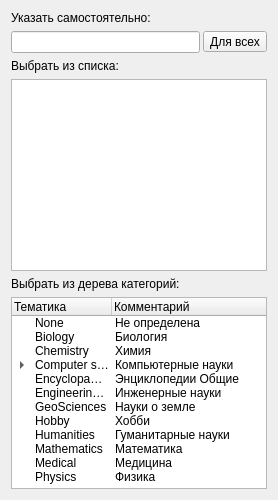
           <widget class="QWidget" name="tab_2">
            <attribute name="title">
             <string>Тематика</string>
            </attribute>
            <layout class="QVBoxLayout" name="verticalLayout_6">
             <item>
              <widget class="QLabel" name="label_27">
               <property name="text">
                <string>Указать самостоятельно:</string>
               </property>
              </widget>
             </item>
             <item>
              <widget class="QFrame" name="frame_9">
               <property name="frameShape">
                <enum>QFrame::NoFrame</enum>
               </property>
               <property name="frameShadow">
                <enum>QFrame::Raised</enum>
               </property>
               <layout class="QHBoxLayout" name="horizontalLayout_6">
                <property name="spacing">
                 <number>3</number>
                </property>
                <property name="margin">
                 <number>0</number>
                </property>
                <item>
                 <widget class="QLineEdit" name="lineEditCategory"/>
                </item>
                <item>
                 <widget class="QToolButton" name="toolButtonSetCategoryForAllBooks">
                  <property name="toolTip">
                   <string>Установить для всех книг</string>
                  </property>
                  <property name="text">
                   <string>Для всех</string>
                  </property>
                  <property name="icon">
                   <iconset>
                    <normaloff>:/icons/document-save-all.png</normaloff>:/icons/document-save-all.png</iconset>
                  </property>
                  <property name="iconSize">
                   <size>
                    <width>20</width>
                    <height>20</height>
                   </size>
                  </property>
                  <property name="toolButtonStyle">
                   <enum>Qt::ToolButtonIconOnly</enum>
                  </property>
                 </widget>
                </item>
               </layout>
              </widget>
             </item>
             <item>
              <widget class="QLabel" name="label_19">
               <property name="text">
                <string>Выбрать из списка:</string>
               </property>
              </widget>
             </item>
             <item>
              <widget class="QListWidget" name="listWidgetSubjects"/>
             </item>
             <item>
              <widget class="QLabel" name="label_26">
               <property name="text">
                <string>Выбрать из дерева категорий:</string>
               </property>
              </widget>
             </item>
             <item>
              <widget class="QTreeWidget" name="treeWidgetCategories">
               <column>
                <property name="text">
                 <string>Тематика</string>
                </property>
               </column>
               <column>
                <property name="text">
                 <string>Комментарий</string>
                </property>
               </column>
               <item>
                <property name="text">
                 <string>None</string>
                </property>
                <property name="text">
                 <string>Не определена</string>
                </property>
               </item>
               <item>
                <property name="text">
                 <string>Biology</string>
                </property>
                <property name="text">
                 <string>Биология</string>
                </property>
               </item>
               <item>
                <property name="text">
                 <string>Chemistry</string>
                </property>
                <property name="text">
                 <string>Химия</string>
                </property>
               </item>
               <item>
                <property name="text">
                 <string>Computer science</string>
                </property>
                <property name="text">
                 <string>Компьютерные науки</string>
                </property>
                <item>
                 <property name="text">
                  <string>Algorithms</string>
                 </property>
                 <property name="text">
                  <string>Алгоритмы</string>
                 </property>
                </item>
                <item>
                 <property name="text">
                  <string>Artificial Intelligence</string>
                 </property>
                 <property name="text">
                  <string>Искусственный интеллект</string>
                 </property>
                </item>
                <item>
                 <property name="text">
                  <string>Bioinformatics</string>
                 </property>
                 <property name="text">
                  <string>Биоинформатика</string>
                 </property>
                </item>
                <item>
                 <property name="text">
                  <string>Communications</string>
                 </property>
                 <property name="text">
                  <string>Связь</string>
                 </property>
                </item>
                <item>
                 <property name="text">
                  <string>Computability</string>
                 </property>
                 <property name="text">
                  <string>Вычислимость</string>
                 </property>
                </item>
                <item>
                 <property name="text">
                  <string>Computational geometry</string>
                 </property>
                 <property name="text">
                  <string>Вычислительная геометрия</string>
                 </property>
                </item>
                <item>
                 <property name="text">
                  <string>Computer algebra</string>
                 </property>
                 <property name="text">
                  <string>Компьютерная алгебра</string>
                 </property>
                </item>
                <item>
                 <property name="text">
                  <string>Cryptography</string>
                 </property>
                 <property name="text">
                  <string>Криптография</string>
                 </property>
                </item>
                <item>
                 <property name="text">
                  <string>Databases</string>
                 </property>
                 <property name="text">
                  <string>Базы данных</string>
                 </property>
                </item>
                <item>
                 <property name="text">
                  <string>Discrete Mathematics</string>
                 </property>
                 <property name="text">
                  <string>Дискретная математика</string>
                 </property>
                </item>
                <item>
                 <property name="text">
                  <string>Game Programming</string>
                 </property>
                 <property name="text">
                  <string>Разработка игр</string>
                 </property>
                </item>
               </item>
               <item>
                <property name="text">
                 <string>Encyclopaediae General</string>
                </property>
                <property name="text">
                 <string>Энциклопедии Общие</string>
                </property>
               </item>
               <item>
                <property name="text">
                 <string>Engineering Sciences</string>
                </property>
                <property name="text">
                 <string>Инженерные науки</string>
                </property>
               </item>
               <item>
                <property name="text">
                 <string>GeoSciences</string>
                </property>
                <property name="text">
                 <string>Науки о земле</string>
                </property>
               </item>
               <item>
                <property name="text">
                 <string>Hobby</string>
                </property>
                <property name="text">
                 <string>Хобби</string>
                </property>
               </item>
               <item>
                <property name="text">
                 <string>Humanities</string>
                </property>
                <property name="text">
                 <string>Гуманитарные науки</string>
                </property>
               </item>
               <item>
                <property name="text">
                 <string>Mathematics</string>
                </property>
                <property name="text">
                 <string>Математика</string>
                </property>
               </item>
               <item>
                <property name="text">
                 <string>Medical</string>
                </property>
                <property name="text">
                 <string>Медицина</string>
                </property>
               </item>
               <item>
                <property name="text">
                 <string>Physics</string>
                </property>
                <property name="text">
                 <string>Физика</string>
                </property>
               </item>
              </widget>
             </item>
            </layout>
           </widget>
